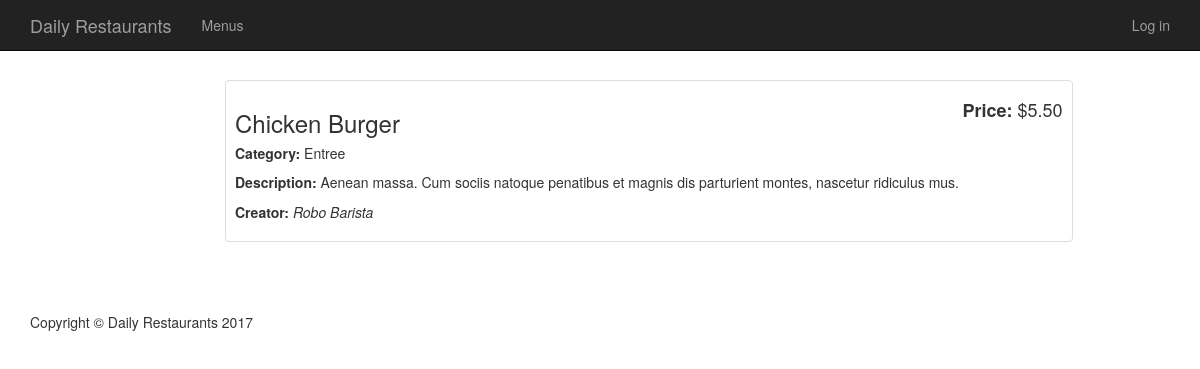
The app's page /menu/2 with its own data.
### models.py (models this page shows, shortened)
class MenuItem(Base):
    __tablename__ = 'menuItem'
    name = Column(String(20), nullable=False)
    description = Column(String(), nullable=False)
    category = Column(String(20), nullable=False)
    price = Column(String(8), nullable=False)
    id = Column(Integer, nullable=False, primary_key=True)
    restaurant_id = Column(Integer, ForeignKey('restaurant.id'))
    restaurant = relationship(Restaurant, backref=backref(
        "menuItem", cascade="all, delete"))
    user_id = Column(Integer, ForeignKey('user.id'))
    user = relationship(User)

class User(Base):
    __tablename__ = 'user'
    name = Column(String(20), nullable=False)
    picture = Column(String(250), nullable=True)
    email = Column(String(250), nullable=False)
    id = Column(Integer, nullable=False, primary_key=True)

### __init__.py (the view)
@app.route('/menu/<int:menu_id>')
def showMenuItem(menu_id):
    menuItem = session.query(MenuItem).filter_by(id=menu_id).one()
    creator = getUserInfo(menuItem.user_id)
    return render_template('item.html', item=menuItem,
                           creator=creator)

### __init__.py (called while the page is built)
def getUserInfo(user_id):
    user = session.query(User).filter_by(
        id=user_id).one()
    return user

### templates/item.html
{% extends "base.html" %}
{% block content %}
    <div class="container padding-container">
        <div class="row">
            <div class=" col-md-offset-2 col-md-9">
                <div class="thumbnail">
                    <div class="caption-full">
                        <h4 class="pull-right"><strong>Price: </strong>{{ item.price | safe }}</h4>
                        <h3>{{ item.name | safe }}</h3>
                        <h5><strong>Category: </strong>{{ item.category | safe }}</h5>
                        <p><strong>Description: </strong>{{ item.description | safe }}</p>
                        <p><strong>Creator: </strong><i>{{ creator.name | safe }}</i></p>
                    </div>
                </div>
            </div>
        </div>
    </div>
{% endblock %}

### static/css/base-style.css (style rules this page uses)
body { margin-top: 50px; }
.padding-container { padding-top: 30px !important; }
.thumbnail { padding: 0; }
.thumbnail .caption-full { padding: 9px; color: #333; }

### records on screen
MenuItem: price "$5.50", name "Chicken Burger", category "Entree", description "Aenean massa. Cum sociis natoque penatibus et magnis dis parturient montes, nascetur ridiculus mus."
User: name "Robo Barista"
